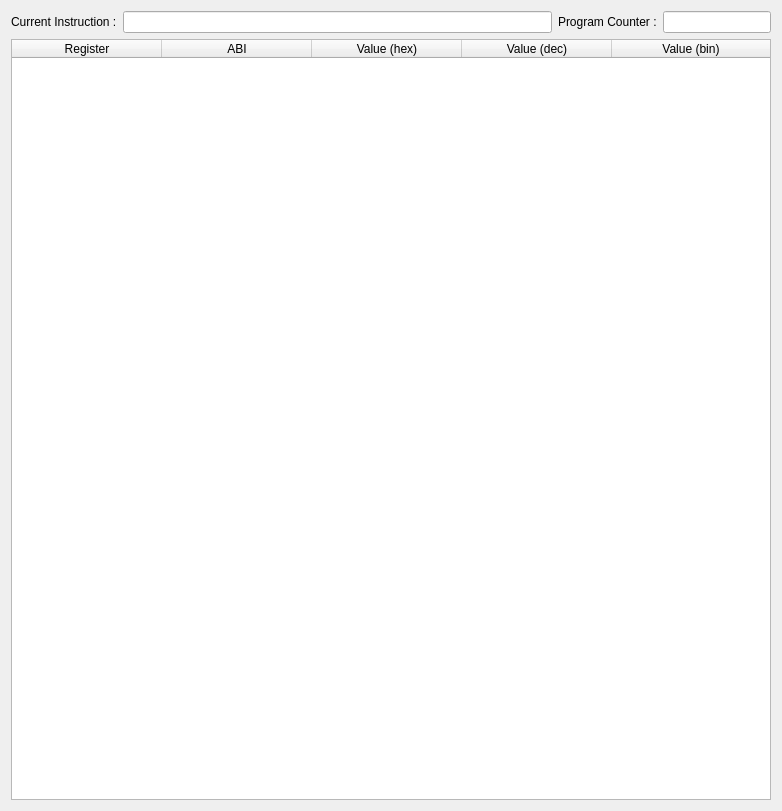
<?xml version="1.0" encoding="UTF-8"?>
<ui version="4.0">
 <class>RegisterWidget</class>
 <widget class="QWidget" name="RegisterWidget">
  <property name="geometry">
   <rect>
    <x>0</x>
    <y>0</y>
    <width>782</width>
    <height>811</height>
   </rect>
  </property>
  <property name="sizePolicy">
   <sizepolicy hsizetype="Expanding" vsizetype="Expanding">
    <horstretch>0</horstretch>
    <verstretch>0</verstretch>
   </sizepolicy>
  </property>
  <property name="windowTitle">
   <string>Register Layout</string>
  </property>
  <layout class="QVBoxLayout" name="verticalLayout_2">
   <item>
    <layout class="QVBoxLayout" name="verticalLayout">
     <item>
      <layout class="QHBoxLayout" name="curInsPcLayout">
       <item>
        <widget class="QLabel" name="curInsLabel">
         <property name="text">
          <string>Current Instruction :</string>
         </property>
        </widget>
       </item>
       <item>
        <widget class="QLineEdit" name="curInsLineEdit"/>
       </item>
       <item>
        <widget class="QLabel" name="pcLabel">
         <property name="text">
          <string>Program Counter :</string>
         </property>
        </widget>
       </item>
       <item alignment="Qt::AlignRight">
        <widget class="QLineEdit" name="pcLineEdit"/>
       </item>
      </layout>
     </item>
     <item>
      <widget class="QTableWidget" name="registerTable">
       <property name="layoutDirection">
        <enum>Qt::LeftToRight</enum>
       </property>
       <property name="horizontalScrollBarPolicy">
        <enum>Qt::ScrollBarAsNeeded</enum>
       </property>
       <property name="horizontalScrollMode">
        <enum>QAbstractItemView::ScrollPerItem</enum>
       </property>
       <attribute name="horizontalHeaderDefaultSectionSize">
        <number>150</number>
       </attribute>
       <attribute name="horizontalHeaderStretchLastSection">
        <bool>true</bool>
       </attribute>
       <column>
        <property name="text">
         <string>Register</string>
        </property>
       </column>
       <column>
        <property name="text">
         <string>ABI</string>
        </property>
       </column>
       <column>
        <property name="text">
         <string>Value (hex)</string>
        </property>
       </column>
       <column>
        <property name="text">
         <string>Value (dec)</string>
        </property>
       </column>
       <column>
        <property name="text">
         <string>Value (bin)</string>
        </property>
       </column>
      </widget>
     </item>
    </layout>
   </item>
  </layout>
 </widget>
 <resources/>
 <connections/>
</ui>
